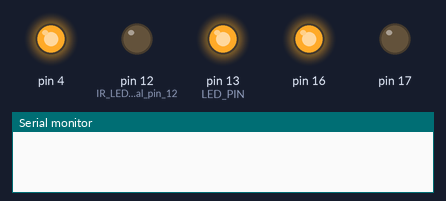
The sketch below on a simulated Arduino Uno, built with avr-gcc and run on an emulated ATmega328P. Shown: output pins drawn as LEDs (lit = HIGH), the last lines printed to the serial monitor. Pins used as bus, display or sensor lines are not drawn.

Above: at 0.1 s.
At 60.6 s:
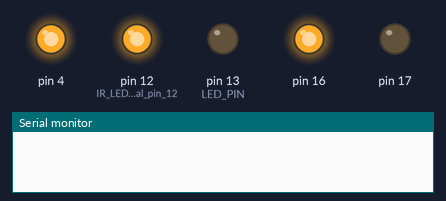
At 61.1 s:
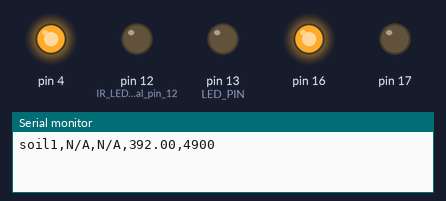
Timing chart, 0 to 62.6 s (numbered marks = the images above):
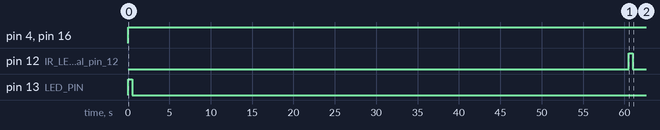

The sketch:

greenstem_schools.ino
```cpp
//Wake up for 2 hours each day and film video, take 6 sensor readings 20 minutes apart. Sleep for 22 hours.

// Libraries
#include "SleepyPi.h"
#include <Time.h>
#include <LowPower.h>
#include <DS1374RTC.h>
#include <Wire.h>
#include <math.h>

const int LED_PIN = 13;

void setup() {
  // Configure "Standard" LED pin
  pinMode(LED_PIN, OUTPUT);
  digitalWrite(LED_PIN,LOW);		// Switch off LED
  pinMode(5, OUTPUT);  //soil sensor on digital pin 5
  pinMode(10,OUTPUT);  //temp sensor on digital pin 10
  pinMode(12, OUTPUT); //IR LED on digital pin 12
  Serial.begin(57600); // initialize serial communication: In Arduino IDE use "Serial Monitor"
}

void loop() {

  // Take sensor readings, turn on LED
  SleepyPi.enablePiPower(true);
  SleepyPi.enableExtPower(true);

  digitalWrite(LED_PIN,HIGH);		// Switch on LED
  delay(500);
  digitalWrite(LED_PIN,LOW);		// Switch off LED

  delay(60000); //wait a minute to let Pi start up

  for (int j=0; j<6; j++) {            // Take 6 sets of readings

  digitalWrite(5, HIGH);   //provide power to soil sensor
  digitalWrite(10, HIGH);  //provide power to temperature sensor
  digitalWrite(12, HIGH);  //provide power to IR LED
  delay(500);  //short delay to settle pin voltage

  //VH400 soil sensor
  float soil1 = analogRead(A1);

  //TMP36 temperature sensor
  int reading = analogRead(A4);
  float voltage = reading * 5.0;
  voltage /= 1024.0;
  float temperatureC = (voltage - 0.5) * 100;   //converting from 10 mv per degree wit 500 mV offset to degrees ((voltage - 500mV) times 100)
  float temperature = (temperatureC * 9.0 / 5.0) + 32.0; // now convert to Fahrenheit

  // print out the value you read:
  Serial.print("soil1");
  Serial.print(',');
  Serial.print("N/A");
  Serial.print(',');
  Serial.print("N/A");
  Serial.print(',');
  Serial.print(temperature);
  Serial.print(',');
  Serial.println("4900");

  digitalWrite(5, LOW);
  digitalWrite(10, LOW);
  digitalWrite(12, LOW);

  for (int i=0; i<20; i++) {
  delay(60000); // Wait 20 minutes between readings
  }
  }
  digitalWrite(11, LOW);  //turn off power to IR LED

  SleepyPi.enablePiPower(false);

    // Enter idle state for 8 s with the rest of peripherals turned off. 225 in loop represents 30 min sleep time. 8265 is 9893 - 2 hrs + 97 minutes.
  for (int i=0; i<8265; i++) {
  SleepyPi.idle(SLEEP_8S, ADC_OFF, TIMER2_OFF, TIMER1_OFF, TIMER0_OFF,
				SPI_OFF, USART0_OFF, TWI_OFF);
  }

}
```

DS1374RTC.h
```cpp
/*
 * DS1374RTC.h - library for DS1374 RTC
 * This library is intended to be used with Arduino Time.h library functions
 */

#ifndef DS1374RTC_h
#define DS1374RTC_h

#include "Arduino.h"
#include <Time.h>
#include <Wire.h>

union timeDate_t{
  time_t time;
  uint8_t bytes[4];
};

typedef enum {
	eALARM = 0,
	eWATCHDOG
}eCTRType_t;

typedef enum {
	eRESET_PIN = 0,
	eINT_PIN
}eWDTOutput_t;

typedef enum {
	e1Hz	= 0,
	e4kHz,
	e8kHz,
	e32kHz
}eSQWRate_t;

typedef struct {
	bool			disableOsc;		// Enable / Disable the RTC OScillator
	bool			enableCTR;		// Enable / Disable the Watchdog or Alarm Counters
	eCTRType_t		CTRType;		// Select either the Watchdog or the Alarm as the Counter
	bool			enableSQW;		// Enable / Disable the square wave output
	eWDTOutput_t	WDToutput;		// Select where the reset pulse goes when the WDT expires
	eSQWRate_t		SQWRate;		// Selects the frequency of the square wave output
	bool			enableAlarmInt;	// Enable / Disable the Alarm for setting the INT pin when it expires
}RTCConfig_t;

union RTCConfigU_t {
   uint8_t  	configByte;
   RTCConfig_t  config;
};

// library interface description
class DS1374RTC
{
  // user-accessible "public" interface
  public:
    DS1374RTC();

	bool readAlarm(time_t &t);
	bool readAlarm(tmElements_t &tm);

	bool setAlarm(time_t t);
	bool setAlarm(tmElements_t &tm);

	bool setTime(time_t t);
	bool setTime(tmElements_t &tm);

	bool readTime(time_t &t);
	bool readTime(tmElements_t &tm);

	bool setConfig(RTCConfig_t &config);
    bool chipPresent() { return exists; }

  private:
    static bool exists;
};

extern DS1374RTC RTC;

#endif
```

SleepyPi.h
```cpp
/*
 * SleepyPi.h - library for Sleepy Pi power management board
 */

#ifndef SLEEPYPI_h
#define SLEEPYPI_h

#include "Arduino.h"
#include <avr/interrupt.h>
#include <avr/sleep.h>
#include <avr/power.h>
#include <avr/wdt.h>
#include <DS1374RTC.h>
#include <Time.h>
#include <Wire.h>
#include <LowPower.h>

// #define DEBUG_MESSAGES

#define kFAILSAFETIME_MS		30000		// Failsafe shutdown time in milliseconds
#define kONBUTTONTIME_MS		1000		//
#define kONBUTTONTIME_MS		3000		//
#define kFORCEOFFBUTTONTIME_MS	1000

// library interface description
//class SleepyPiClass {
class SleepyPiClass : public DS1374RTC , public LowPowerClass {

	// user-accessible "public" interface
  public:
	bool	simulationMode;
	bool	power_on;
	bool	ext_power_on;
	bool	pi_running;

	// TODO Timer

    SleepyPiClass();		// Look at initialising the simulationMode from the constructor

	// Power On Off
	void enableExtPower(bool enable);
	void enablePiPower(bool enable);

	// Control
	void  StartPiShutdown(void);
	bool  checkPiStatus(bool forceShutdownIfNotRunning);
	void  piShutdown(bool forceShutdown);

	// Time

	// Want to own the Alarm routine so may make these virtual in the base class

	// Wakeup
	bool enableWakeupAlarm(void);

  private:
    static bool exists;
	bool	simPiOn;

//	time_t wakeupTime;

};

extern SleepyPiClass SleepyPi;

#endif // SLEEPYPI_h
```

Measured:
- by itself, pin 4, pin 16: LOW → HIGH at 0.00 s
- by itself, pin 12 (IR_LED_on_digital_pin_12): LOW → HIGH at 60.5 s, → LOW 0.50 s later
- by itself, pin 13 (LED_PIN): LOW → HIGH at 0.00 s, → LOW 0.50 s later
